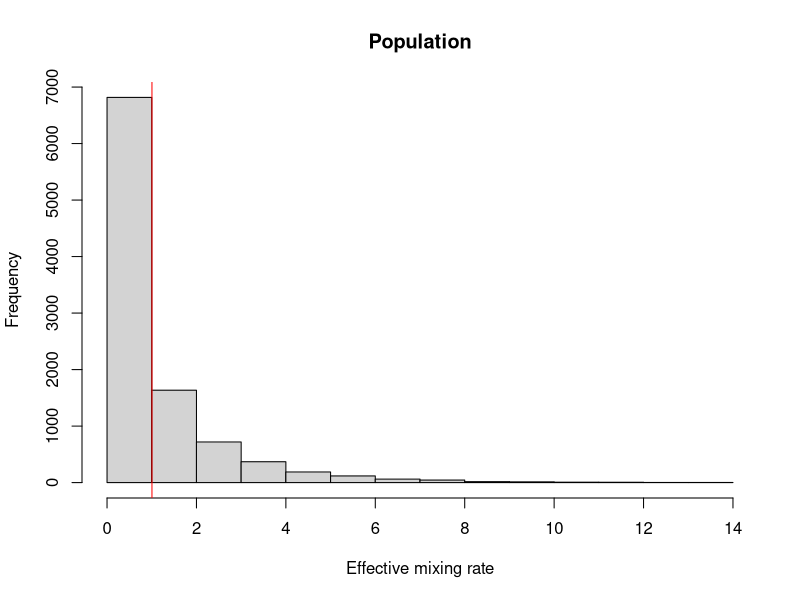
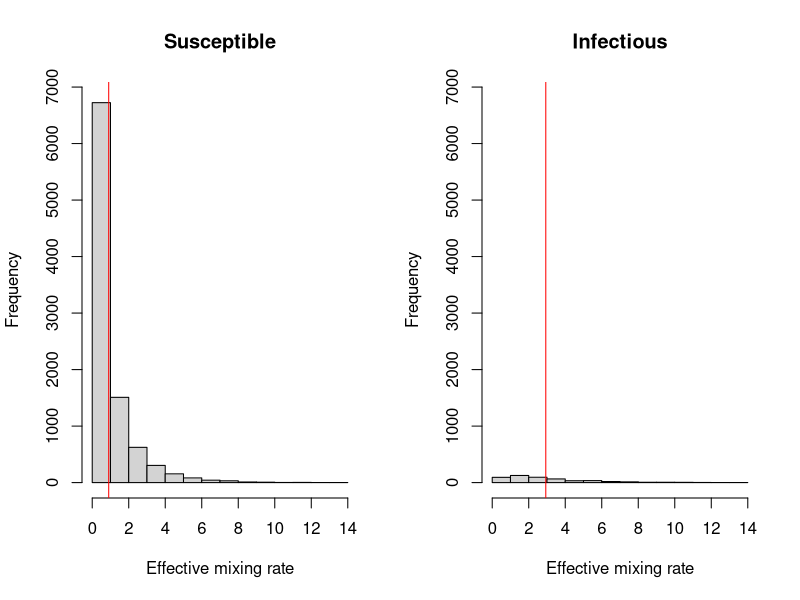
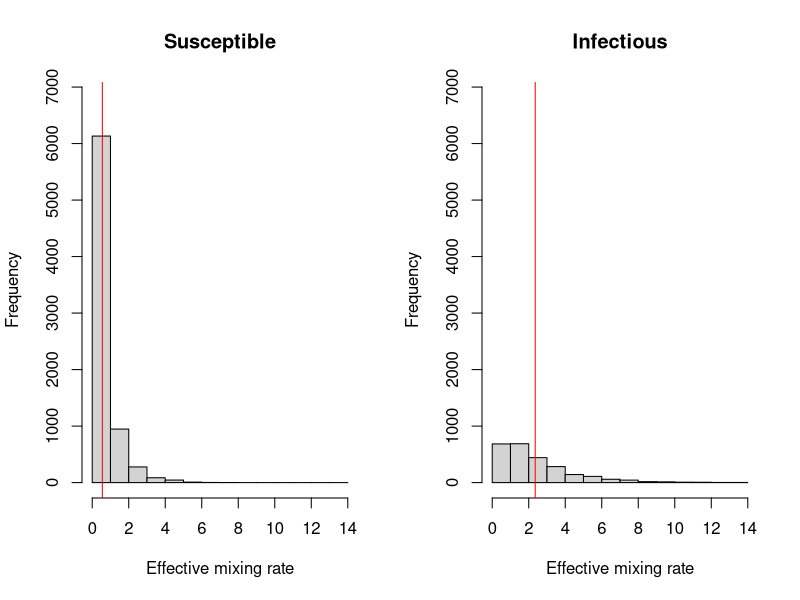
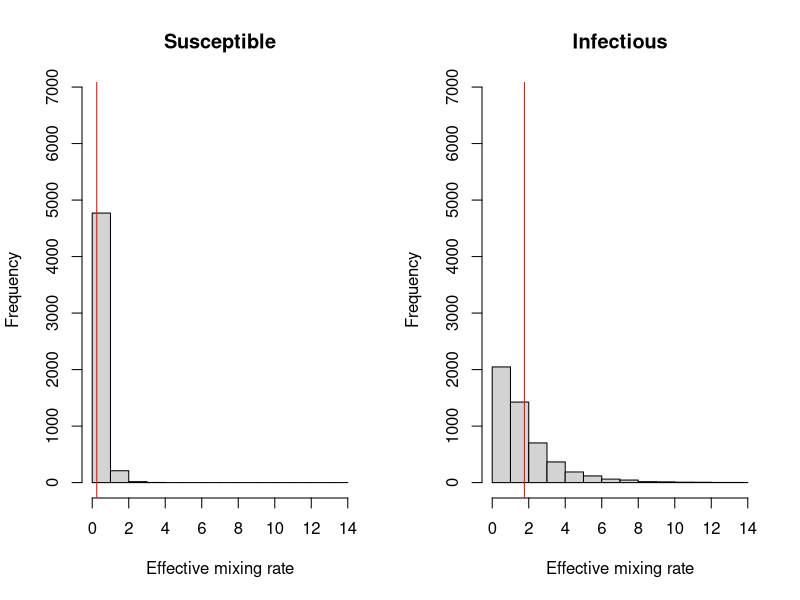

These charts were generated, in order, by the following R code:
set.seed(2131)
popSize <- 1e4
cbar <- 1
kap <- 2

c <- rgamma(popSize, shape=1/kap, scale=cbar*kap)
surv <- rexp(popSize, rate=c)
cuts <- quantile(surv, probs=c(0.05, 0.25, 0.5))
mix <- "Effective mixing rate"

popHist <- function(c, title, breaks=NULL, counts=NULL){
	if (!is.null(counts)) counts <- c(0, max(counts))
	if (is.null(breaks)) breaks <- "Sturges"
	h <- hist(c,
		, main=title
		, xlab=mix
		, breaks = breaks
		, ylim = counts
	)
	abline(v=mean(c), col="red")
	return(h)
}

h0 <- popHist(c, "Population")

par(mfrow=c(1, 2))

for (q in cuts){
	popHist(c[surv>q], "Susceptible", h0$breaks, h0$counts)
	popHist(c[surv<=q], "Infectious", h0$breaks, h0$counts)
}
